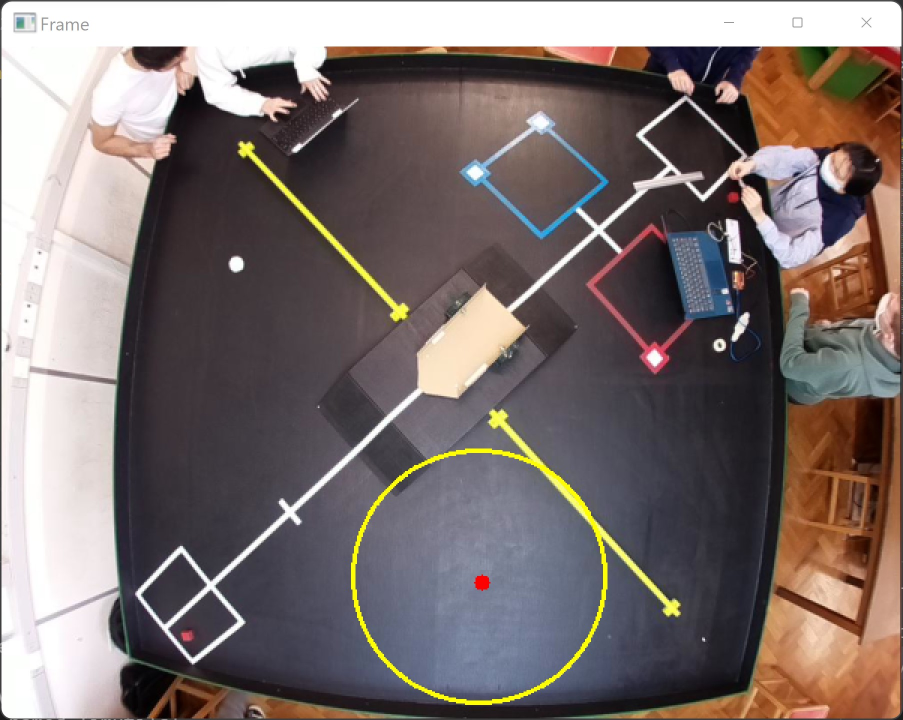
#> input picture 1.jpg, 1806 x 1440 px (shown at 1/2 size)
$ python unfisheye.py   (older library calls are emulated)
#> lines starting #> are read from the running program, lines starting #| are printed output that depends on the picture
#> further down, img is the input picture: shape (1440, 1806, 3); mean B, G, R 111, 112.9, 124.5
# You should replace these 3 lines with the output in calibration step
import numpy as np
import cv2
import sys
import imutils

# DIM=(1806, 1440)
# K=np.array([[1000.0817683510912, 0.0, 898.0145797792809], [0.0, 1003.730509803676, 795.6302878125562], [0.0, 0.0, 1.0]])
# D=np.array([[-0.15481953360923378], [0.46847268935941083], [-0.6939986960654416], [0.3509367759414608]])

DIM=(903, 720)
K=np.array([[497.25261908023276, 0.0, 451.0843444150783], [0.0, 495.86040011896534, 385.5926770729965], [0.0, 0.0, 1.0]])
D=np.array([[-0.09268730609892956], [0.2504965645950943], [-0.3533145752831843], [0.16524591721022114]])
debug = __name__ == "__main__"

def undistort(img):
    img = cv2.resize(img, DIM)
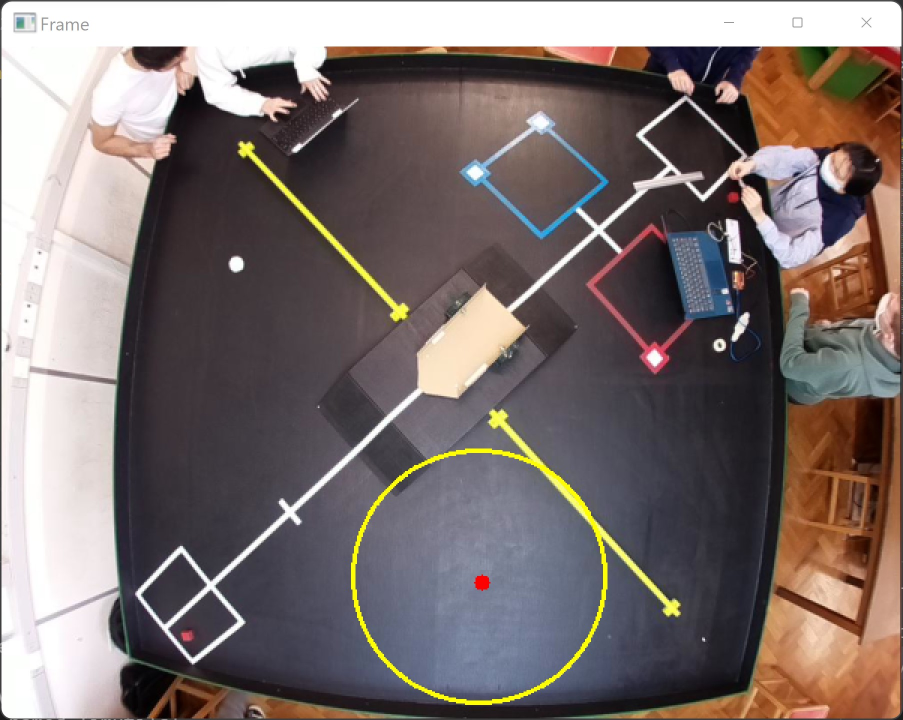
#> img: shape (720, 903, 3); mean of channels 0, 1, 2 111.1, 113, 124.6; drawn as B, G, R
    map1, map2 = cv2.fisheye.initUndistortRectifyMap(K, D, np.eye(3), K, DIM, cv2.CV_16SC2)
    undistorted_img = cv2.remap(img, map1, map2, interpolation=cv2.INTER_LINEAR, borderMode=cv2.BORDER_CONSTANT)
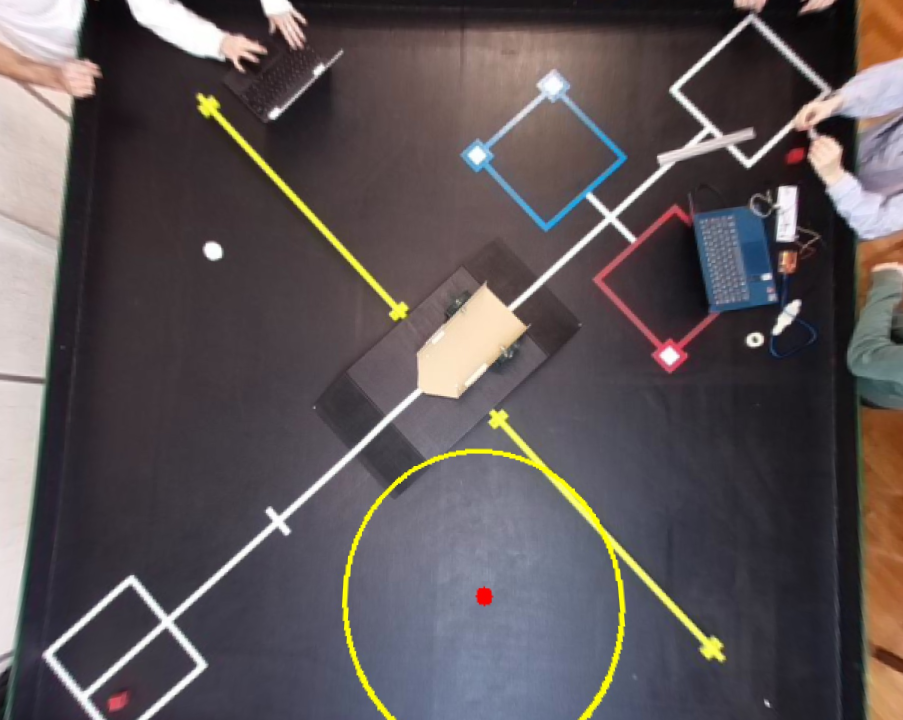
#> undistorted_img: shape (720, 903, 3); mean of channels 0, 1, 2 87.1, 85, 92.7; drawn as B, G, R
    if debug:
        cv2.imshow("undistorted", undistorted_img)
        cv2.waitKey(0)
        cv2.destroyAllWindows()
    return undistorted_img
if debug:
    img = cv2.imread('1.jpg')
    undistort(img)
